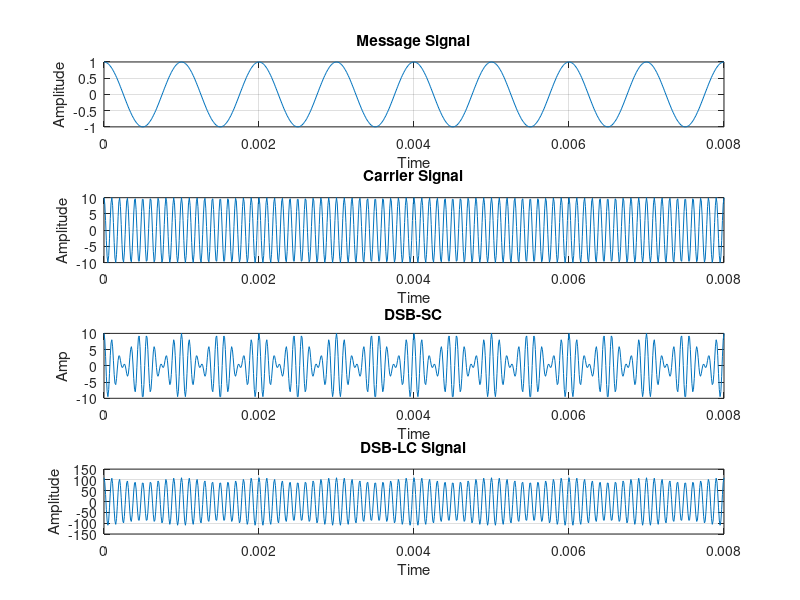

This chart was generated by the following MATLAB code:
%Abdullah Moheb Ibrahim
%1170330
clc
clear

%--------Givens----------
Fm=1000;
Ac=10;
Fc=10^6;
Am=1;
tm=1/Fm;
tc=1/Fc;
n=0:tm/99:8*tm;
T= 1/(2*Fc);
t=0:T:0.001;

%----- plot message Signal ---
m=Am*cos(2*pi*Fm*n);
subplot(4,1,1);
plot(n,m);
xlabel('Time');
ylabel('Amplitude');
title('Message Signal');
grid on;

%----------- plot carrier signal ----------
c=Ac*cos(2*pi*Fc*n);
subplot(4,1,2);
plot(n,c);
xlabel('Time');
ylabel('Amplitude');
title('Carrier Signal');
grid on;

%--------- plot DSB-SC ----------
DSb_SC=m.*c;
subplot(4,1,3);
plot(n,DSb_SC);
xlabel ('Time'); 
ylabel ('Amp'); 
title('DSB-SC');

%---------- DSB_LC ----------------
DSB_LC=(Ac+m).*c;
subplot(4,1,4);
plot(n,DSB_LC);
xlabel('Time');
ylabel('Amplitude');
title('DSB-LC Signal');
grid on;


